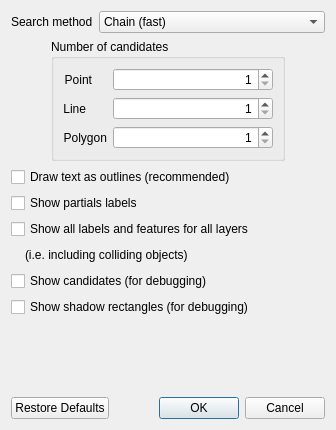
<?xml version="1.0" encoding="UTF-8"?>
<ui version="4.0">
 <class>QgsEngineConfigDialog</class>
 <widget class="QDialog" name="QgsEngineConfigDialog">
  <property name="geometry">
   <rect>
    <x>0</x>
    <y>0</y>
    <width>336</width>
    <height>430</height>
   </rect>
  </property>
  <property name="minimumSize">
   <size>
    <width>336</width>
    <height>0</height>
   </size>
  </property>
  <property name="windowTitle">
   <string>Automated Placement Engine</string>
  </property>
  <layout class="QVBoxLayout" name="verticalLayout">
   <item>
    <layout class="QHBoxLayout" name="horizontalLayout">
     <item>
      <widget class="QLabel" name="label">
       <property name="sizePolicy">
        <sizepolicy hsizetype="Maximum" vsizetype="Preferred">
         <horstretch>0</horstretch>
         <verstretch>0</verstretch>
        </sizepolicy>
       </property>
       <property name="text">
        <string>Search method</string>
       </property>
      </widget>
     </item>
     <item>
      <widget class="QComboBox" name="cboSearchMethod">
       <item>
        <property name="text">
         <string>Chain (fast)</string>
        </property>
       </item>
       <item>
        <property name="text">
         <string>Popmusic Tabu</string>
        </property>
       </item>
       <item>
        <property name="text">
         <string>Popmusic Chain</string>
        </property>
       </item>
       <item>
        <property name="text">
         <string>Popmusic Tabu Chain</string>
        </property>
       </item>
       <item>
        <property name="text">
         <string>FALP (fastest)</string>
        </property>
       </item>
      </widget>
     </item>
    </layout>
   </item>
   <item>
    <layout class="QHBoxLayout" name="horizontalLayout_2">
     <item>
      <spacer name="horizontalSpacer">
       <property name="orientation">
        <enum>Qt::Horizontal</enum>
       </property>
       <property name="sizeType">
        <enum>QSizePolicy::Preferred</enum>
       </property>
       <property name="sizeHint" stdset="0">
        <size>
         <width>40</width>
         <height>20</height>
        </size>
       </property>
      </spacer>
     </item>
     <item>
      <widget class="QGroupBox" name="groupBox">
       <property name="sizePolicy">
        <sizepolicy hsizetype="Preferred" vsizetype="Preferred">
         <horstretch>0</horstretch>
         <verstretch>0</verstretch>
        </sizepolicy>
       </property>
       <property name="maximumSize">
        <size>
         <width>16777215</width>
         <height>16777215</height>
        </size>
       </property>
       <property name="title">
        <string>Number of candidates</string>
       </property>
       <layout class="QGridLayout" name="gridLayout">
        <item row="0" column="0">
         <widget class="QLabel" name="label_2">
          <property name="sizePolicy">
           <sizepolicy hsizetype="Maximum" vsizetype="Preferred">
            <horstretch>0</horstretch>
            <verstretch>0</verstretch>
           </sizepolicy>
          </property>
          <property name="text">
           <string>Point</string>
          </property>
          <property name="alignment">
           <set>Qt::AlignRight|Qt::AlignTrailing|Qt::AlignVCenter</set>
          </property>
         </widget>
        </item>
        <item row="0" column="1">
         <widget class="QSpinBox" name="spinCandPoint">
          <property name="alignment">
           <set>Qt::AlignRight|Qt::AlignTrailing|Qt::AlignVCenter</set>
          </property>
          <property name="minimum">
           <number>1</number>
          </property>
          <property name="maximum">
           <number>999</number>
          </property>
         </widget>
        </item>
        <item row="1" column="0">
         <widget class="QLabel" name="label_3">
          <property name="sizePolicy">
           <sizepolicy hsizetype="Maximum" vsizetype="Preferred">
            <horstretch>0</horstretch>
            <verstretch>0</verstretch>
           </sizepolicy>
          </property>
          <property name="text">
           <string>Line</string>
          </property>
          <property name="alignment">
           <set>Qt::AlignRight|Qt::AlignTrailing|Qt::AlignVCenter</set>
          </property>
         </widget>
        </item>
        <item row="1" column="1">
         <widget class="QSpinBox" name="spinCandLine">
          <property name="alignment">
           <set>Qt::AlignRight|Qt::AlignTrailing|Qt::AlignVCenter</set>
          </property>
          <property name="minimum">
           <number>1</number>
          </property>
          <property name="maximum">
           <number>999</number>
          </property>
         </widget>
        </item>
        <item row="2" column="0">
         <widget class="QLabel" name="label_4">
          <property name="sizePolicy">
           <sizepolicy hsizetype="Maximum" vsizetype="Preferred">
            <horstretch>0</horstretch>
            <verstretch>0</verstretch>
           </sizepolicy>
          </property>
          <property name="text">
           <string>Polygon</string>
          </property>
          <property name="alignment">
           <set>Qt::AlignRight|Qt::AlignTrailing|Qt::AlignVCenter</set>
          </property>
         </widget>
        </item>
        <item row="2" column="1">
         <widget class="QSpinBox" name="spinCandPolygon">
          <property name="alignment">
           <set>Qt::AlignRight|Qt::AlignTrailing|Qt::AlignVCenter</set>
          </property>
          <property name="minimum">
           <number>1</number>
          </property>
          <property name="maximum">
           <number>999</number>
          </property>
         </widget>
        </item>
       </layout>
      </widget>
     </item>
     <item>
      <spacer name="horizontalSpacer_2">
       <property name="orientation">
        <enum>Qt::Horizontal</enum>
       </property>
       <property name="sizeType">
        <enum>QSizePolicy::Preferred</enum>
       </property>
       <property name="sizeHint" stdset="0">
        <size>
         <width>40</width>
         <height>20</height>
        </size>
       </property>
      </spacer>
     </item>
    </layout>
   </item>
   <item>
    <layout class="QGridLayout" name="gridLayout_2">
     <property name="verticalSpacing">
      <number>6</number>
     </property>
     <item row="1" column="0" colspan="3">
      <widget class="QCheckBox" name="chkShowPartialsLabels">
       <property name="text">
        <string>Show partials labels</string>
       </property>
      </widget>
     </item>
     <item row="5" column="0" colspan="3">
      <widget class="QCheckBox" name="mShadowDebugRectChkBox">
       <property name="text">
        <string>Show shadow rectangles (for debugging)</string>
       </property>
      </widget>
     </item>
     <item row="3" column="2">
      <spacer name="horizontalSpacer_4">
       <property name="orientation">
        <enum>Qt::Horizontal</enum>
       </property>
       <property name="sizeHint" stdset="0">
        <size>
         <width>0</width>
         <height>20</height>
        </size>
       </property>
      </spacer>
     </item>
     <item row="4" column="0" colspan="3">
      <widget class="QCheckBox" name="chkShowCandidates">
       <property name="text">
        <string>Show candidates (for debugging)</string>
       </property>
      </widget>
     </item>
     <item row="3" column="1">
      <widget class="QLabel" name="label_6">
       <property name="sizePolicy">
        <sizepolicy hsizetype="Maximum" vsizetype="Preferred">
         <horstretch>0</horstretch>
         <verstretch>0</verstretch>
        </sizepolicy>
       </property>
       <property name="text">
        <string>(i.e. including colliding objects)</string>
       </property>
      </widget>
     </item>
     <item row="2" column="0" colspan="3">
      <widget class="QCheckBox" name="chkShowAllLabels">
       <property name="sizePolicy">
        <sizepolicy hsizetype="Maximum" vsizetype="Fixed">
         <horstretch>0</horstretch>
         <verstretch>0</verstretch>
        </sizepolicy>
       </property>
       <property name="text">
        <string>Show all labels and features for all layers</string>
       </property>
      </widget>
     </item>
     <item row="3" column="0">
      <spacer name="horizontalSpacer_3">
       <property name="orientation">
        <enum>Qt::Horizontal</enum>
       </property>
       <property name="sizeType">
        <enum>QSizePolicy::Fixed</enum>
       </property>
       <property name="sizeHint" stdset="0">
        <size>
         <width>8</width>
         <height>8</height>
        </size>
       </property>
      </spacer>
     </item>
     <item row="0" column="0" colspan="3">
      <widget class="QCheckBox" name="mDrawOutlinesChkBox">
       <property name="text">
        <string>Draw text as outlines (recommended)</string>
       </property>
      </widget>
     </item>
    </layout>
   </item>
   <item>
    <spacer name="verticalSpacer_2">
     <property name="orientation">
      <enum>Qt::Vertical</enum>
     </property>
     <property name="sizeHint" stdset="0">
      <size>
       <width>20</width>
       <height>0</height>
      </size>
     </property>
    </spacer>
   </item>
   <item>
    <widget class="QDialogButtonBox" name="buttonBox">
     <property name="orientation">
      <enum>Qt::Horizontal</enum>
     </property>
     <property name="standardButtons">
      <set>QDialogButtonBox::Cancel|QDialogButtonBox::Ok|QDialogButtonBox::RestoreDefaults</set>
     </property>
    </widget>
   </item>
  </layout>
 </widget>
 <tabstops>
  <tabstop>cboSearchMethod</tabstop>
  <tabstop>spinCandPoint</tabstop>
  <tabstop>spinCandLine</tabstop>
  <tabstop>spinCandPolygon</tabstop>
  <tabstop>mDrawOutlinesChkBox</tabstop>
  <tabstop>chkShowPartialsLabels</tabstop>
  <tabstop>chkShowAllLabels</tabstop>
  <tabstop>chkShowCandidates</tabstop>
  <tabstop>mShadowDebugRectChkBox</tabstop>
  <tabstop>buttonBox</tabstop>
 </tabstops>
 <resources/>
 <connections>
  <connection>
   <sender>buttonBox</sender>
   <signal>rejected()</signal>
   <receiver>QgsEngineConfigDialog</receiver>
   <slot>reject()</slot>
   <hints>
    <hint type="sourcelabel">
     <x>316</x>
     <y>260</y>
    </hint>
    <hint type="destinationlabel">
     <x>286</x>
     <y>274</y>
    </hint>
   </hints>
  </connection>
 </connections>
</ui>
